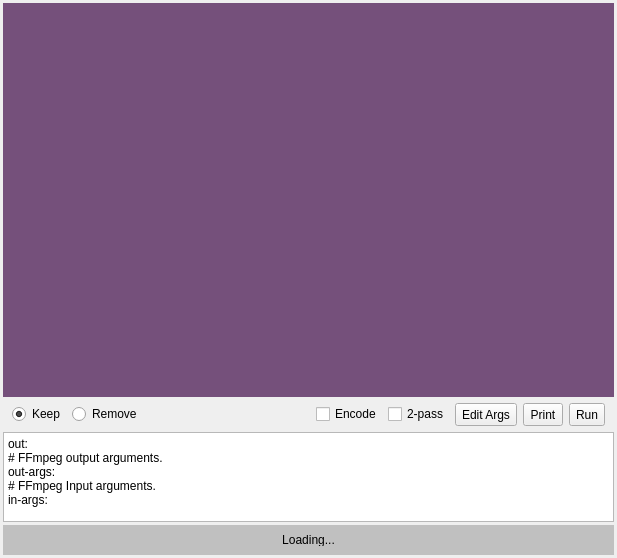
<?xml version="1.0" encoding="UTF-8"?>
<ui version="4.0">
 <class>main</class>
 <widget class="QWidget" name="main">
  <property name="geometry">
   <rect>
    <x>0</x>
    <y>0</y>
    <width>617</width>
    <height>558</height>
   </rect>
  </property>
  <property name="sizePolicy">
   <sizepolicy hsizetype="Preferred" vsizetype="Maximum">
    <horstretch>0</horstretch>
    <verstretch>0</verstretch>
   </sizepolicy>
  </property>
  <property name="focusPolicy">
   <enum>Qt::StrongFocus</enum>
  </property>
  <property name="windowTitle">
   <string>ffcutter</string>
  </property>
  <layout class="QVBoxLayout" name="verticalLayout">
   <property name="spacing">
    <number>3</number>
   </property>
   <property name="margin">
    <number>3</number>
   </property>
   <item>
    <widget class="QWidget" name="video" native="true">
     <property name="focusPolicy">
      <enum>Qt::NoFocus</enum>
     </property>
     <property name="styleSheet">
      <string notr="true">background-color: rgb(117, 80, 123);</string>
     </property>
    </widget>
   </item>
   <item>
    <widget class="QWidget" name="widget" native="true">
     <property name="sizePolicy">
      <sizepolicy hsizetype="Preferred" vsizetype="Maximum">
       <horstretch>0</horstretch>
       <verstretch>0</verstretch>
      </sizepolicy>
     </property>
     <layout class="QHBoxLayout" name="horizontalLayout_2">
      <property name="leftMargin">
       <number>9</number>
      </property>
      <property name="topMargin">
       <number>3</number>
      </property>
      <property name="rightMargin">
       <number>9</number>
      </property>
      <property name="bottomMargin">
       <number>3</number>
      </property>
      <item>
       <widget class="QRadioButton" name="keep">
        <property name="sizePolicy">
         <sizepolicy hsizetype="Maximum" vsizetype="Fixed">
          <horstretch>0</horstretch>
          <verstretch>0</verstretch>
         </sizepolicy>
        </property>
        <property name="focusPolicy">
         <enum>Qt::NoFocus</enum>
        </property>
        <property name="text">
         <string>Keep</string>
        </property>
        <property name="checked">
         <bool>true</bool>
        </property>
       </widget>
      </item>
      <item>
       <widget class="QRadioButton" name="remove">
        <property name="sizePolicy">
         <sizepolicy hsizetype="Maximum" vsizetype="Fixed">
          <horstretch>0</horstretch>
          <verstretch>0</verstretch>
         </sizepolicy>
        </property>
        <property name="focusPolicy">
         <enum>Qt::NoFocus</enum>
        </property>
        <property name="toolTip">
         <string/>
        </property>
        <property name="statusTip">
         <string/>
        </property>
        <property name="text">
         <string>Remove</string>
        </property>
       </widget>
      </item>
      <item>
       <widget class="QLabel" name="status">
        <property name="text">
         <string/>
        </property>
       </widget>
      </item>
      <item>
       <spacer name="horizontalSpacer">
        <property name="orientation">
         <enum>Qt::Horizontal</enum>
        </property>
        <property name="sizeHint" stdset="0">
         <size>
          <width>383</width>
          <height>20</height>
         </size>
        </property>
       </spacer>
      </item>
      <item>
       <widget class="QCheckBox" name="encode">
        <property name="focusPolicy">
         <enum>Qt::NoFocus</enum>
        </property>
        <property name="text">
         <string>Encode</string>
        </property>
       </widget>
      </item>
      <item>
       <widget class="QCheckBox" name="twoPass">
        <property name="focusPolicy">
         <enum>Qt::NoFocus</enum>
        </property>
        <property name="text">
         <string>2-pass</string>
        </property>
        <property name="checkable">
         <bool>true</bool>
        </property>
        <property name="checked">
         <bool>false</bool>
        </property>
       </widget>
      </item>
      <item>
       <widget class="QToolButton" name="toggleArgsEdit">
        <property name="minimumSize">
         <size>
          <width>0</width>
          <height>23</height>
         </size>
        </property>
        <property name="focusPolicy">
         <enum>Qt::NoFocus</enum>
        </property>
        <property name="toolTip">
         <string>Show/hide ffmpeg arguments editor</string>
        </property>
        <property name="text">
         <string>Edit Args</string>
        </property>
        <property name="shortcut">
         <string>E</string>
        </property>
       </widget>
      </item>
      <item>
       <widget class="QToolButton" name="print">
        <property name="minimumSize">
         <size>
          <width>0</width>
          <height>23</height>
         </size>
        </property>
        <property name="sizeIncrement">
         <size>
          <width>10</width>
          <height>0</height>
         </size>
        </property>
        <property name="focusPolicy">
         <enum>Qt::NoFocus</enum>
        </property>
        <property name="toolTip">
         <string>Print ffmpeg commands into terminal</string>
        </property>
        <property name="text">
         <string>Print</string>
        </property>
        <property name="shortcut">
         <string>P</string>
        </property>
       </widget>
      </item>
      <item>
       <widget class="QToolButton" name="run">
        <property name="minimumSize">
         <size>
          <width>0</width>
          <height>23</height>
         </size>
        </property>
        <property name="focusPolicy">
         <enum>Qt::NoFocus</enum>
        </property>
        <property name="toolTip">
         <string>Run ffmpeg commands.</string>
        </property>
        <property name="text">
         <string>Run</string>
        </property>
        <property name="shortcut">
         <string>R</string>
        </property>
       </widget>
      </item>
     </layout>
    </widget>
   </item>
   <item>
    <widget class="QPlainTextEdit" name="argsEdit">
     <property name="sizePolicy">
      <sizepolicy hsizetype="Expanding" vsizetype="Maximum">
       <horstretch>0</horstretch>
       <verstretch>0</verstretch>
      </sizepolicy>
     </property>
     <property name="maximumSize">
      <size>
       <width>16777215</width>
       <height>90</height>
      </size>
     </property>
     <property name="plainText">
      <string>out: 
# FFmpeg output arguments.
out-args: 
# FFmpeg Input arguments.
in-args: </string>
     </property>
    </widget>
   </item>
   <item>
    <widget class="QWidget" name="seekbar" native="true">
     <property name="sizePolicy">
      <sizepolicy hsizetype="Preferred" vsizetype="Preferred">
       <horstretch>0</horstretch>
       <verstretch>0</verstretch>
      </sizepolicy>
     </property>
     <property name="maximumSize">
      <size>
       <width>16777215</width>
       <height>30</height>
      </size>
     </property>
     <property name="mouseTracking">
      <bool>true</bool>
     </property>
     <property name="focusPolicy">
      <enum>Qt::NoFocus</enum>
     </property>
     <property name="autoFillBackground">
      <bool>false</bool>
     </property>
     <property name="styleSheet">
      <string notr="true">background-color: rgba(0,0,0,50);</string>
     </property>
     <layout class="QHBoxLayout" name="horizontalLayout">
      <item>
       <widget class="QLabel" name="loading">
        <property name="sizePolicy">
         <sizepolicy hsizetype="Preferred" vsizetype="Expanding">
          <horstretch>0</horstretch>
          <verstretch>0</verstretch>
         </sizepolicy>
        </property>
        <property name="styleSheet">
         <string notr="true">background-color: none;</string>
        </property>
        <property name="text">
         <string>Loading...</string>
        </property>
        <property name="alignment">
         <set>Qt::AlignCenter</set>
        </property>
       </widget>
      </item>
     </layout>
    </widget>
   </item>
  </layout>
 </widget>
 <resources/>
 <connections/>
</ui>
